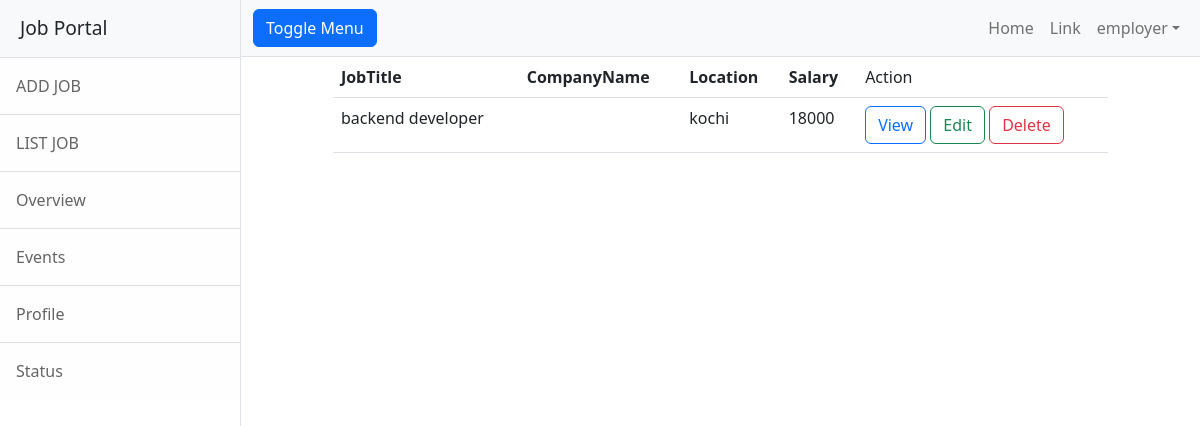
/employer/jobs/all (signed in), run on the app's committed database.
### employer/models.py (models this page shows, shortened)
class Jobs(models.Model):
    job_title_name=models.CharField(max_length=150)
    company=models.ForeignKey(User,on_delete=models.CASCADE,related_name="company")
    location=models.CharField(max_length=150)
    salary=models.PositiveIntegerField(null=True)
    experience=models.PositiveIntegerField(default=0)
    created_date=models.DateField(auto_now_add=True)
    last_date=models.DateField(null=True)
    active_status=models.BooleanField(default=True)

### employer/views.py (the view)
# urls.py: path('jobs/all',views.ListJobView.as_view(),name="emp-alljobs"),
class ListJobView(ListView):
    model=Jobs
    context_object_name="jobs"
    template_name="emp-listjob.html"
    def get_queryset(self):
        return Jobs.objects.filter(company=self.request.user)

### employer/templates/emp-listjob.html
{%extends 'base.html'%}
{%block body_block%}
<div class="row">
    <div class="col-1"></div>
    <div class="col-10">
        <table class="table">
           <tr>
               <th>JobTitle</th>
               <th>CompanyName</th>
               <th>Location</th>
               <th>Salary</th>
               <td>Action</td>
           </tr>
           {%for job in jobs%}
            <tr>
                <td>{{job.job_title_name}}</td>
                <td>{{job.company_name}}</td>
                <td>{{job.location}}</td>
                <td>{{job.salary}}</td>
                <td>
                    <a href="{% url 'emp_jobdetails' job.id %}"class="btn btn-outline-primary">View</a>
                    <a href="{% url 'emp-editjob' job.id %}"class="btn btn-outline-success">Edit</a>
                    <a href="{% url 'emp-deletejob' job.id %}"class="btn btn-outline-danger">Delete</a>
                </td>
            </tr>
            {%endfor%}
        </table>
    </div>
    <div class="col-1"></div>
</div>
{%endblock%}

### employer/templates/base.html (shortened to what this page needs)
<!DOCTYPE html>
{% load static %}
<html lang="en">
    <head>
        <link href="{% static 'css/styles.css' %}" rel="stylesheet" />
<link href="https://cdn.jsdelivr.net/npm/bootstrap@5.2.0-beta1/dist/css/bootstrap.min.css" rel="stylesheet">
    </head>
    <body>
        <div class="d-flex" id="wrapper">
            <div class="border-end bg-white" id="sidebar-wrapper">
                <div class="sidebar-heading border-bottom bg-light">Job Portal</div>
                <div class="list-group list-group-flush">
                    <a class="list-group-item list-group-item-action list-group-item-light p-3" href="{% url 'emp-addjob' %}">ADD JOB</a>
                    <a class="list-group-item list-group-item-action list-group-item-light p-3" href="{% url 'emp-alljobs' %}">LIST JOB</a>
                    <a class="list-group-item list-group-item-action list-group-item-light p-3" href="#!">Overview</a>
                    <a class="list-group-item list-group-item-action list-group-item-light p-3" href="#!">Events</a>
                    <a class="list-group-item list-group-item-action list-group-item-light p-3" href="#!">Profile</a>
                    <a class="list-group-item list-group-item-action list-group-item-light p-3" href="#!">Status</a>
                </div>
            </div>
            <div id="page-content-wrapper">
                <nav class="navbar navbar-expand-lg navbar-light bg-light border-bottom">
                    <div class="container-fluid">
                        <button class="btn btn-primary" id="sidebarToggle">Toggle Menu</button>
                        <div class="collapse navbar-collapse" id="navbarSupportedContent">
                            <ul class="navbar-nav ms-auto mt-2 mt-lg-0">
                                <li class="nav-item active"><a class="nav-link" href="{% url 'emp-home' %}">Home</a></li>
                                <li class="nav-item"><a class="nav-link" href="#!">Link</a></li>
                                <li class="nav-item dropdown">
                                    <a class="nav-link dropdown-toggle" id="navbarDropdown" href="#" role="button" data-bs-toggle="dropdown" aria-haspopup="true" aria-expanded="false">{{request.user}}</a>
                                </li>
                            </ul>
                        </div>
                    </div>
                </nav>
                <div class="container-fluid">
                    {% block body_block %}
                    {% endblock %}
                </div>
            </div>
        </div>
    </body>
</html>

### data on the page
Jobs: job_title_name "backend developer", location "kochi", salary "18000"

### other printed values
{{ request.user }} "employer"
